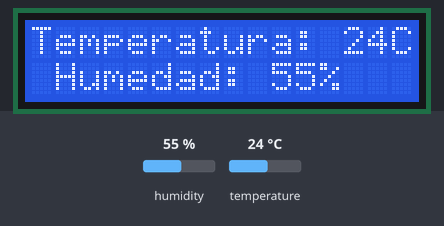
Recording of a sketch running on a simulated Arduino Uno, built with avr-gcc and run on an emulated ATmega328P. Parts: 16×2 character LCD. The inputs (shaded band) are chosen by the test bench; at power-on: humidity 55 %, temperature 24 °C.

Above: at 1.2 s.
1.3 s: humidity set to 22 %
At 3.1 s:
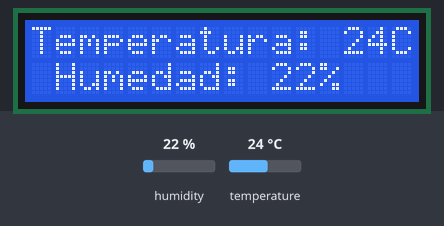
4.0 s: temperature set to 12 °C
At 4.5 s:
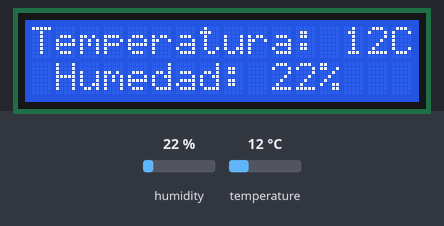
6.7 s: humidity set to 40 %
At 9.4 s:
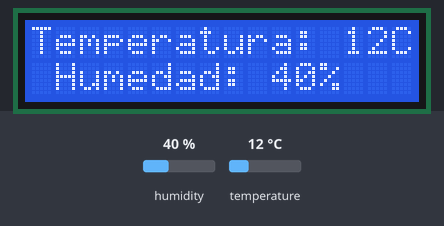
9.7 s: temperature set to 19 °C
At 11.0 s:
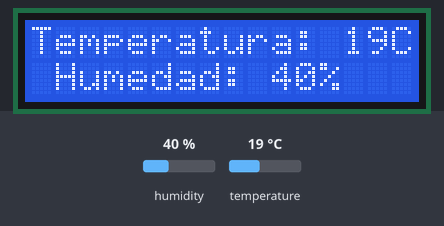
Timing chart, 0 to 12.7 s (numbered marks = the images above; inputs shaded):
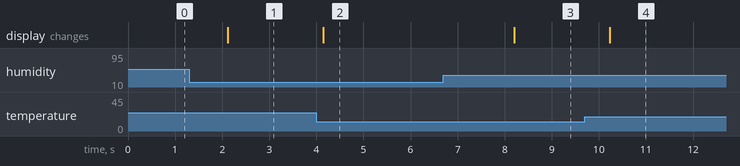

Measured:
- after the input at 1.3 s, the display: changes after 0.82 s (image 1)
- after the input at 4.0 s, the display: changes after 0.15 s (image 2)
- after the input at 6.7 s, the display: changes after 1.5 s (image 3)
- after the input at 9.7 s, the display: changes after 0.53 s (image 4)

The sketch:

Medir_Temp_Humedad_DHT11.ino
```cpp
#include <LiquidCrystal.h>
#include <DHT.h>
#include<DHT_U.h>

int sensor = 9;
int Temperatura;
int Humedad;
DHT dht(sensor, DHT11);
LiquidCrystal lcd(7,6,5,4,3,2);

void setup() {
  dht.begin();
  lcd.begin(16,2);
}

void loop() {
 Temperatura = dht.readTemperature();
 Humedad = dht.readHumidity();

 if(isnan(Temperatura) || isnan(Humedad)){
  lcd.setCursor(0,0);
  lcd.print("Revisar conexion");
  lcd.setCursor(0,1);
  lcd.print("Revisar conexion");
 }
 else{
  lcd.setCursor(0,0);
  lcd.print("Temperatura: ");
  lcd.print(Temperatura);
  lcd.print("C ");

  lcd.setCursor(0,1);
  lcd.print(" Humedad: ");
  lcd.print(Humedad);
  lcd.println("% ");
 }
 delay(2000);
}
```
